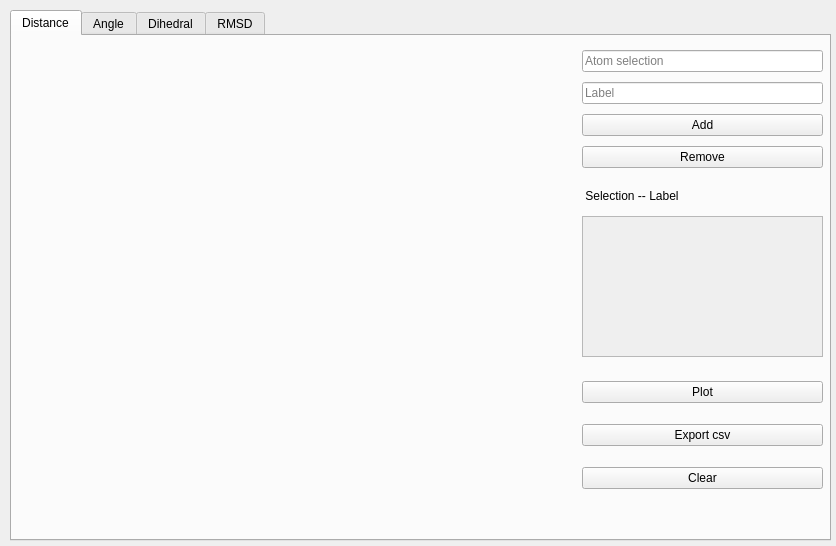
<?xml version="1.0" encoding="UTF-8"?>
<ui version="4.0">
 <class>Form</class>
 <widget class="QWidget" name="Form">
  <property name="geometry">
   <rect>
    <x>0</x>
    <y>0</y>
    <width>836</width>
    <height>546</height>
   </rect>
  </property>
  <property name="windowTitle">
   <string>Measures</string>
  </property>
  <widget class="QTabWidget" name="tabWidget">
   <property name="geometry">
    <rect>
     <x>10</x>
     <y>10</y>
     <width>821</width>
     <height>531</height>
    </rect>
   </property>
   <property name="currentIndex">
    <number>0</number>
   </property>
   <widget class="QWidget" name="tab_distance">
    <attribute name="title">
     <string>Distance</string>
    </attribute>
    <widget class="QWidget" name="verticalLayoutWidget_3">
     <property name="geometry">
      <rect>
       <x>10</x>
       <y>10</y>
       <width>551</width>
       <height>481</height>
      </rect>
     </property>
     <layout class="QVBoxLayout" name="verticalLayout_1"/>
    </widget>
    <widget class="QWidget" name="verticalLayoutWidget_9">
     <property name="geometry">
      <rect>
       <x>570</x>
       <y>10</y>
       <width>241</width>
       <height>126</height>
      </rect>
     </property>
     <layout class="QVBoxLayout" name="verticalLayout_8">
      <item>
       <widget class="QLineEdit" name="edit_atom1">
        <property name="text">
         <string/>
        </property>
        <property name="placeholderText">
         <string>Atom selection</string>
        </property>
       </widget>
      </item>
      <item>
       <widget class="QLineEdit" name="edit_label1">
        <property name="text">
         <string/>
        </property>
        <property name="placeholderText">
         <string>Label</string>
        </property>
       </widget>
      </item>
      <item>
       <widget class="QPushButton" name="button_add1">
        <property name="text">
         <string>Add</string>
        </property>
       </widget>
      </item>
      <item>
       <widget class="QPushButton" name="button_remove1">
        <property name="text">
         <string>Remove</string>
        </property>
       </widget>
      </item>
     </layout>
    </widget>
    <widget class="QPlainTextEdit" name="edit_show1">
     <property name="enabled">
      <bool>false</bool>
     </property>
     <property name="geometry">
      <rect>
       <x>570</x>
       <y>180</y>
       <width>241</width>
       <height>141</height>
      </rect>
     </property>
    </widget>
    <widget class="QWidget" name="verticalLayoutWidget_10">
     <property name="geometry">
      <rect>
       <x>570</x>
       <y>330</y>
       <width>241</width>
       <height>141</height>
      </rect>
     </property>
     <layout class="QVBoxLayout" name="verticalLayout_9">
      <item>
       <widget class="QPushButton" name="button_plot1">
        <property name="text">
         <string>Plot</string>
        </property>
       </widget>
      </item>
      <item>
       <widget class="QPushButton" name="button_csv1">
        <property name="text">
         <string>Export csv</string>
        </property>
       </widget>
      </item>
      <item>
       <widget class="QPushButton" name="button_clear1">
        <property name="text">
         <string>Clear</string>
        </property>
       </widget>
      </item>
     </layout>
    </widget>
    <widget class="QLabel" name="label">
     <property name="geometry">
      <rect>
       <x>570</x>
       <y>150</y>
       <width>131</width>
       <height>19</height>
      </rect>
     </property>
     <property name="text">
      <string> Selection -- Label</string>
     </property>
    </widget>
   </widget>
   <widget class="QWidget" name="tab_angle">
    <attribute name="title">
     <string>Angle</string>
    </attribute>
    <widget class="QWidget" name="verticalLayoutWidget_2">
     <property name="geometry">
      <rect>
       <x>10</x>
       <y>10</y>
       <width>551</width>
       <height>481</height>
      </rect>
     </property>
     <layout class="QVBoxLayout" name="verticalLayout_2"/>
    </widget>
    <widget class="QWidget" name="verticalLayoutWidget_6">
     <property name="geometry">
      <rect>
       <x>570</x>
       <y>10</y>
       <width>241</width>
       <height>126</height>
      </rect>
     </property>
     <layout class="QVBoxLayout" name="verticalLayout_5">
      <item>
       <widget class="QLineEdit" name="edit_atom2">
        <property name="text">
         <string/>
        </property>
        <property name="placeholderText">
         <string>Atom selection</string>
        </property>
       </widget>
      </item>
      <item>
       <widget class="QLineEdit" name="edit_label2">
        <property name="text">
         <string/>
        </property>
        <property name="placeholderText">
         <string>Label</string>
        </property>
       </widget>
      </item>
      <item>
       <widget class="QPushButton" name="button_add2">
        <property name="text">
         <string>Add</string>
        </property>
       </widget>
      </item>
      <item>
       <widget class="QPushButton" name="button_remove2">
        <property name="text">
         <string>Remove</string>
        </property>
       </widget>
      </item>
     </layout>
    </widget>
    <widget class="QPlainTextEdit" name="edit_show2">
     <property name="enabled">
      <bool>false</bool>
     </property>
     <property name="geometry">
      <rect>
       <x>570</x>
       <y>180</y>
       <width>241</width>
       <height>141</height>
      </rect>
     </property>
    </widget>
    <widget class="QWidget" name="verticalLayoutWidget_11">
     <property name="geometry">
      <rect>
       <x>570</x>
       <y>330</y>
       <width>241</width>
       <height>141</height>
      </rect>
     </property>
     <layout class="QVBoxLayout" name="verticalLayout_10">
      <item>
       <widget class="QPushButton" name="button_plot2">
        <property name="text">
         <string>Plot</string>
        </property>
       </widget>
      </item>
      <item>
       <widget class="QPushButton" name="button_csv2">
        <property name="text">
         <string>Export csv</string>
        </property>
       </widget>
      </item>
      <item>
       <widget class="QPushButton" name="button_clear2">
        <property name="text">
         <string>Clear</string>
        </property>
       </widget>
      </item>
     </layout>
    </widget>
    <widget class="QLabel" name="label_2">
     <property name="geometry">
      <rect>
       <x>570</x>
       <y>150</y>
       <width>131</width>
       <height>19</height>
      </rect>
     </property>
     <property name="text">
      <string> Selection -- Label</string>
     </property>
    </widget>
   </widget>
   <widget class="QWidget" name="tab_dihedral">
    <attribute name="title">
     <string>Dihedral</string>
    </attribute>
    <widget class="QWidget" name="verticalLayoutWidget">
     <property name="geometry">
      <rect>
       <x>10</x>
       <y>10</y>
       <width>551</width>
       <height>481</height>
      </rect>
     </property>
     <layout class="QVBoxLayout" name="verticalLayout_3"/>
    </widget>
    <widget class="QWidget" name="verticalLayoutWidget_7">
     <property name="geometry">
      <rect>
       <x>570</x>
       <y>10</y>
       <width>241</width>
       <height>126</height>
      </rect>
     </property>
     <layout class="QVBoxLayout" name="verticalLayout_6">
      <item>
       <widget class="QLineEdit" name="edit_atom3">
        <property name="text">
         <string/>
        </property>
        <property name="placeholderText">
         <string>Atom selection</string>
        </property>
       </widget>
      </item>
      <item>
       <widget class="QLineEdit" name="edit_label3">
        <property name="text">
         <string/>
        </property>
        <property name="placeholderText">
         <string>Label</string>
        </property>
       </widget>
      </item>
      <item>
       <widget class="QPushButton" name="button_add3">
        <property name="text">
         <string>Add</string>
        </property>
       </widget>
      </item>
      <item>
       <widget class="QPushButton" name="button_remove3">
        <property name="text">
         <string>Remove</string>
        </property>
       </widget>
      </item>
     </layout>
    </widget>
    <widget class="QPlainTextEdit" name="edit_show3">
     <property name="enabled">
      <bool>false</bool>
     </property>
     <property name="geometry">
      <rect>
       <x>570</x>
       <y>180</y>
       <width>241</width>
       <height>141</height>
      </rect>
     </property>
    </widget>
    <widget class="QWidget" name="verticalLayoutWidget_12">
     <property name="geometry">
      <rect>
       <x>570</x>
       <y>330</y>
       <width>241</width>
       <height>141</height>
      </rect>
     </property>
     <layout class="QVBoxLayout" name="verticalLayout_11">
      <item>
       <widget class="QPushButton" name="button_plot3">
        <property name="text">
         <string>Plot</string>
        </property>
       </widget>
      </item>
      <item>
       <widget class="QPushButton" name="button_csv3">
        <property name="text">
         <string>Export csv</string>
        </property>
       </widget>
      </item>
      <item>
       <widget class="QPushButton" name="button_clear3">
        <property name="text">
         <string>Clear</string>
        </property>
       </widget>
      </item>
     </layout>
    </widget>
    <widget class="QLabel" name="label_3">
     <property name="geometry">
      <rect>
       <x>570</x>
       <y>150</y>
       <width>131</width>
       <height>19</height>
      </rect>
     </property>
     <property name="text">
      <string> Selection -- Label</string>
     </property>
    </widget>
   </widget>
   <widget class="QWidget" name="tab_rmsd">
    <attribute name="title">
     <string>RMSD</string>
    </attribute>
    <widget class="QWidget" name="verticalLayoutWidget_4">
     <property name="geometry">
      <rect>
       <x>10</x>
       <y>10</y>
       <width>551</width>
       <height>481</height>
      </rect>
     </property>
     <layout class="QVBoxLayout" name="verticalLayout_4"/>
    </widget>
    <widget class="QWidget" name="verticalLayoutWidget_8">
     <property name="geometry">
      <rect>
       <x>570</x>
       <y>10</y>
       <width>241</width>
       <height>126</height>
      </rect>
     </property>
     <layout class="QVBoxLayout" name="verticalLayout_7">
      <item>
       <widget class="QLineEdit" name="edit_atom4">
        <property name="text">
         <string/>
        </property>
        <property name="placeholderText">
         <string>Atom selection</string>
        </property>
       </widget>
      </item>
      <item>
       <widget class="QLineEdit" name="edit_label4">
        <property name="text">
         <string/>
        </property>
        <property name="placeholderText">
         <string>Label</string>
        </property>
       </widget>
      </item>
      <item>
       <widget class="QPushButton" name="button_add4">
        <property name="text">
         <string>Add</string>
        </property>
       </widget>
      </item>
      <item>
       <widget class="QPushButton" name="button_remove4">
        <property name="text">
         <string>Remove</string>
        </property>
       </widget>
      </item>
     </layout>
    </widget>
    <widget class="QPlainTextEdit" name="edit_show4">
     <property name="enabled">
      <bool>false</bool>
     </property>
     <property name="geometry">
      <rect>
       <x>570</x>
       <y>180</y>
       <width>241</width>
       <height>141</height>
      </rect>
     </property>
    </widget>
    <widget class="QWidget" name="verticalLayoutWidget_5">
     <property name="geometry">
      <rect>
       <x>570</x>
       <y>330</y>
       <width>241</width>
       <height>141</height>
      </rect>
     </property>
     <layout class="QVBoxLayout" name="verticalLayout">
      <item>
       <widget class="QPushButton" name="button_plot4">
        <property name="text">
         <string>Plot</string>
        </property>
       </widget>
      </item>
      <item>
       <widget class="QPushButton" name="button_csv4">
        <property name="text">
         <string>Export csv</string>
        </property>
       </widget>
      </item>
      <item>
       <widget class="QPushButton" name="button_clear4">
        <property name="text">
         <string>Clear</string>
        </property>
       </widget>
      </item>
     </layout>
    </widget>
    <widget class="QLabel" name="label_4">
     <property name="geometry">
      <rect>
       <x>570</x>
       <y>150</y>
       <width>131</width>
       <height>19</height>
      </rect>
     </property>
     <property name="text">
      <string> Selection -- Label</string>
     </property>
    </widget>
   </widget>
  </widget>
 </widget>
 <resources/>
 <connections/>
</ui>
